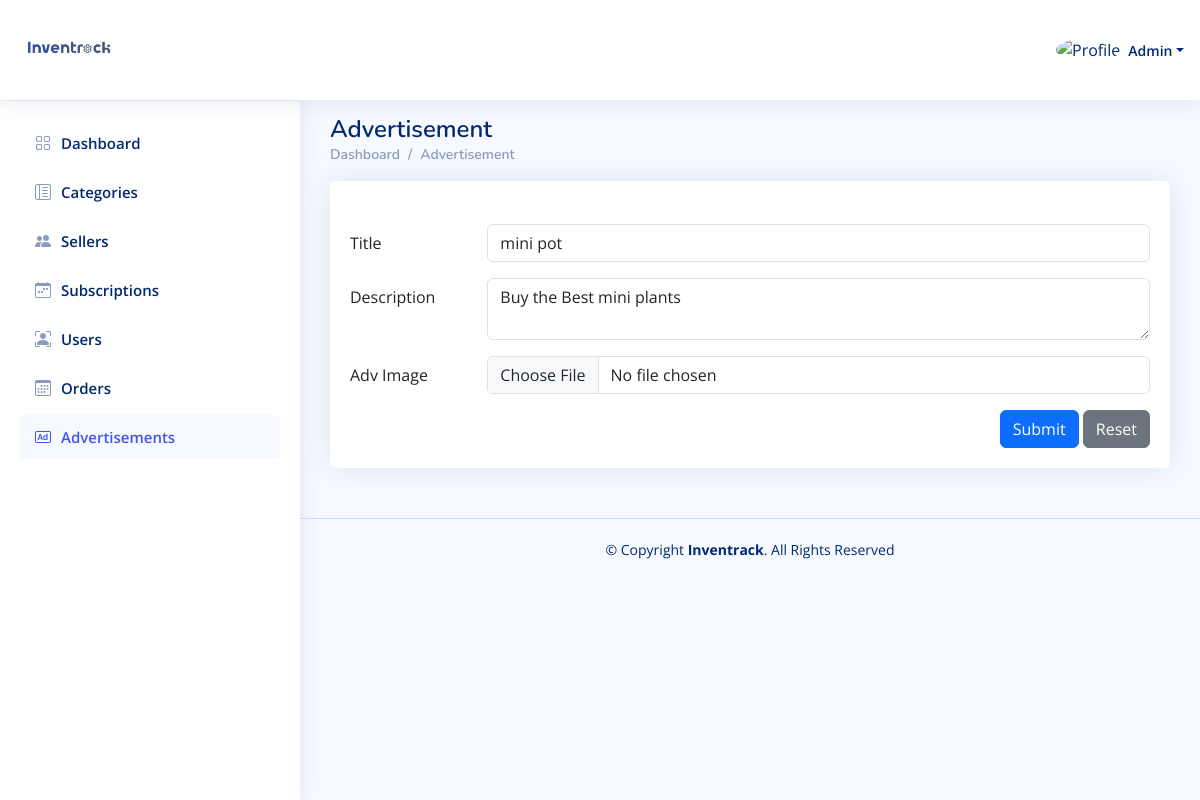
The app's page /Admin_Dashboard/Edit-Adv.php?adv_id=2 (signed in) with its own data.
### tables this page shows
CREATE TABLE `users` (
  `id` int(11) NOT NULL,
  `user_type_id` int(11) NOT NULL,
  `name` varchar(250) NOT NULL,
  `email` varchar(250) NOT NULL,
  `phone` varchar(250) NOT NULL,
  `password` varchar(250) NOT NULL,
  `image` varchar(250) DEFAULT NULL,
  `description` text DEFAULT NULL,
  `instagram_link` varchar(250) DEFAULT NULL,
  `active` int(11) NOT NULL DEFAULT 1,
  `created_at` timestamp NOT NULL DEFAULT current_timestamp()
);

CREATE TABLE `advertisements` (
  `id` int(11) NOT NULL,
  `title` varchar(250) NOT NULL,
  `description` text NOT NULL,
  `image` varchar(250) NOT NULL,
  `active` int(11) NOT NULL DEFAULT 1,
  `created_at` timestamp NOT NULL DEFAULT current_timestamp()
);

### Admin_Dashboard/Edit-Adv.php (the view, shortened to what this page needs)
<?php
    include "../Connect.php";
    $A_ID   = $_SESSION['A_Log'];
    $adv_id = $_GET['adv_id'];
    if (! $A_ID) {
        echo '<script language="JavaScript">
     document.location="../Login.php";
    </script>';
    } else {
        $sql1 = mysqli_query($con, "select * from users where id='$A_ID'");
        $row1 = mysqli_fetch_array($sql1);
        $name  = $row1['name'];
        $sql2 = mysqli_query($con, "select * from advertisements where id='$adv_id'");
        $row2 = mysqli_fetch_array($sql2);
        $title = $row2['title'];
        $description = $row2['description'];
    }
?>
<!DOCTYPE html>
<html lang="en">
  <head>
    <link
      href="../assets/vendor/bootstrap/css/bootstrap.min.css"
      rel="stylesheet"
    />
    <link
      href="../assets/vendor/bootstrap-icons/bootstrap-icons.css"
      rel="stylesheet"
    />
    <link href="../assets/vendor/boxicons/css/boxicons.min.css" rel="stylesheet" />
    <link href="../assets/vendor/quill/quill.snow.css" rel="stylesheet" />
    <link href="../assets/vendor/quill/quill.bubble.css" rel="stylesheet" />
    <link href="../assets/vendor/remixicon/remixicon.css" rel="stylesheet" />
    <link href="../assets/vendor/simple-datatables/style.css" rel="stylesheet" />
    <link href="../assets/css/style.css" rel="stylesheet" />
  </head>
  <body>
    <header id="header" class="header fixed-top d-flex align-items-center">
      <div class="d-flex align-items-center justify-content-between">
        <a href="index.php" class="logo d-flex align-items-center">
          <img src="../assets/img/Logo.png" alt="" />
        </a>
      </div>
      <nav class="header-nav ms-auto">
        <ul class="d-flex align-items-center">
          <li class="nav-item dropdown pe-3">
            <a
              class="nav-link nav-profile d-flex align-items-center pe-0"
              href="#"
              data-bs-toggle="dropdown"
            >
              <img
                src="https://www.computerhope.com/jargon/g/guest-user.png"
                alt="Profile"
                class="rounded-circle"
              />
              <span class="d-none d-md-block dropdown-toggle ps-2"><?php echo $name ?></span> </a
            >
          </li>
        </ul>
      </nav>
    </header>
    <?php require './Aside-Nav/Aside.php'?>
    <main id="main" class="main">
      <div class="pagetitle">
        <h1>Advertisement</h1>
        <nav>
          <ol class="breadcrumb">
            <li class="breadcrumb-item"><a href="index.php">Dashboard</a></li>
            <li class="breadcrumb-item">Advertisement</li>
          </ol>
        </nav>
      </div>
      <section class="section">
        <div class="row">
         <div class="col-lg-12 col-md-12 col-sm-12">
            <div class="card">
              <div class="card-body">
                <h5 class="card-title"></h5>
                <form method="POST" action="./Edit-Adv.php?adv_id=<?php echo $adv_id ?>" enctype="multipart/form-data">
                  <div class="row mb-3">
                    <label for="inputEmail3" class="col-sm-2 col-form-label"
                      >Title</label
                    >
                    <div class="col-sm-10">
                      <input type="text" name="title" value="<?php echo $title ?>" class="form-control" id="inputText" required/>
                    </div>
                  </div>
                  <div class="row mb-3">
                    <label for="inputEmail3" class="col-sm-2 col-form-label"
                      >Description</label
                    >
                    <div class="col-sm-10">
                        <textarea name="description" class="form-control" id=""><?php echo $description ?></textarea>
                    </div>
                  </div>
                  <div class="row mb-3">
                    <label for="inputEmail3" class="col-sm-2 col-form-label"
                      >Adv Image</label
                    >
                    <div class="col-sm-10">
                      <input type="file" name="file" class="form-control" id="inputText"/>
                    </div>
                  </div>
                  <div class="text-end">
                    <button type="submit" name="Submit" class="btn btn-primary">
                      Submit
                    </button>
                    <button type="reset" class="btn btn-secondary">
                      Reset
                    </button>
                  </div>
                </form>
              </div>
            </div>
          </div>
        </div>
      </section>
    </main>
    <footer id="footer" class="footer">
      <div class="copyright">
        &copy; Copyright <strong><span>Inventrack</span></strong
        >. All Rights Reserved
      </div>
    </footer>
  </body>
</html>

### assets/css/style.css (style rules this page uses)
:root { scroll-behavior: smooth; }
body { font-family: "Open Sans", sans-serif; background: #f6f9ff; color: #444444; }
a { color: #4154f1; text-decoration: none; }
h1, h2, h3, h4, h5, h6 { font-family: "Nunito", sans-serif; }
#main { margin-top: 95px; padding: 20px 30px; transition: all 0.3s; }
.pagetitle { margin-bottom: 10px; }
.pagetitle h1 { font-size: 24px; margin-bottom: 0; font-weight: 600; color: #012970; }
.card { margin-bottom: 30px; border: none; border-radius: 5px; box-shadow: 0px 0 30px rgba(1, 41, 112, 0.1); }
.card-title { padding: 20px 0 15px 0; font-size: 18px; font-weight: 500; color: #012970; font-family: "Poppins", sans-serif; }
.card-body { padding: 0 20px 20px 20px; }
.breadcrumb { font-size: 14px; font-family: "Nunito", sans-serif; color: #899bbd; font-weight: 600; }
.breadcrumb a { color: #899bbd; transition: 0.3s; }
.breadcrumb .breadcrumb-item::before { color: #899bbd; }
.logo { line-height: 1; }
@media (min-width: 1200px) { .logo { width: 280px; } }
.logo img { max-height: 200px; width: 100px; margin-right: 6px; }
.header { transition: all 0.5s; z-index: 997; height: 100px; box-shadow: 0px 2px 20px rgba(1, 41, 112, 0.1); background-color: #fff; padding-left: 20px; }
.header-nav ul { list-style: none; }
.header-nav>ul { margin: 0; padding: 0; }
.header-nav .nav-profile { color: #012970; }
.header-nav .nav-profile img { max-height: 36px; }
.header-nav .nav-profile span { font-size: 14px; font-weight: 600; }
@media (min-width: 1200px) { #main, #footer { margin-left: 300px; } }
.footer { padding: 20px 0; font-size: 14px; transition: all 0.3s; border-top: 1px solid #cddfff; }
.footer .copyright { text-align: center; color: #012970; }

### records on screen
users: name "Admin"
advertisements: title "mini pot", description "Buy the Best mini plants"
